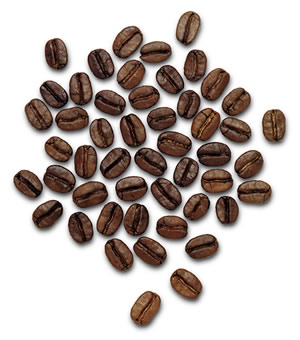
#> input picture img/segmentation/coffee_grains.jpg, 300 x 340 px
$ jupyter execute color_clustering.ipynb
#> lines starting #> are read from the running program, lines starting #| are printed output that depends on the picture; after the words box and inside, x2 and y2 are one past the last pixel; in counts of white or black regions, pixels touching at a corner belong together
[cell 1]
import os
from matplotlib import pyplot as plt
import cv2 as cv
import numpy as np

[cell 2]
# Let's open the image
image_path = os.path.join(os.pardir, os.pardir, os.pardir, 'img', 'segmentation', 'coffee_grains.jpg')
img = cv.imread(image_path)
#> img is the input picture: shape (340, 300, 3); mean B, G, R 179.4, 183.5, 192.9

[cell 3]
# We need to re-format the data, we currently have three matrices (3 color values BGR)
pixel_data = np.float32(img.reshape((-1,3)))

[cell 4]
# then perform k-means clustering with random centers
# we can set accuracy to (i.e.) 90 (epsilon)
# and set a maximum number of iterations to 50

number_of_clusters = 2
stop_conds= (cv.TERM_CRITERIA_EPS + cv.TERM_CRITERIA_MAX_ITER, 50, 0.90)
number_of_attempts = 6

_, regions, centers  = cv.kmeans(pixel_data, number_of_clusters, None, stop_conds, number_of_attempts , cv.KMEANS_RANDOM_CENTERS)
#> centers = [[247.6, 247.7, 247.9], [53.27, 64.69, 91.11]]

print(regions)
#> (printed output is left out)

[cell 5]
# convert data to image format again again, with its original dimensions
regions = np.uint8(centers)[regions.flatten()]
segmented_image = regions.reshape((img.shape))
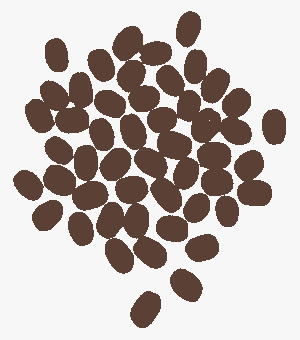
#> segmented_image: shape (340, 300, 3); mean B, G, R 179, 182.8, 192.3

[cell 6]
# We display original image and result 'segmented' image
# Probably we need to adjust the number of regions
# And we have to think that we only are considering color information (no neighborhood)
fig, ax = plt.subplots(1, 2, figsize=(10, 5))
ax[0].imshow(cv.cvtColor(img, cv.COLOR_BGR2RGB))
ax[0].set_title('Original Image')
ax[0].axis('off')
ax[1].imshow(cv.cvtColor(segmented_image, cv.COLOR_BGR2RGB))
ax[1].set_title('Segmented Image')
ax[1].axis('off')
plt.show()
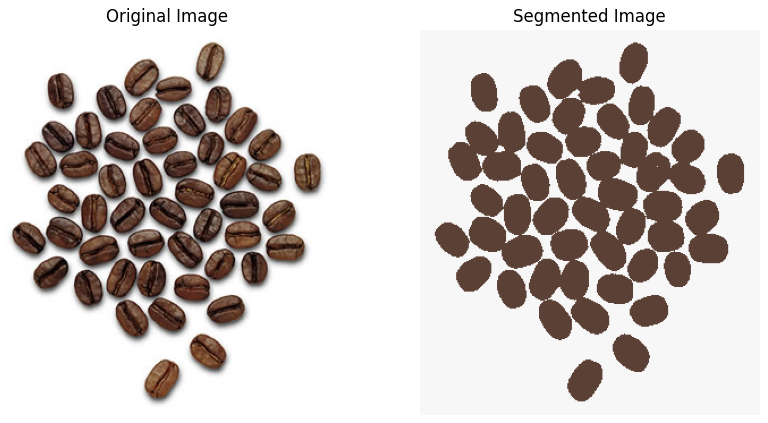
#> figure drawn by matplotlib, 2 panels

# Using a different color space (YUV)

[cell 7]
img_yuv = cv.cvtColor(img, cv.COLOR_BGR2YUV)
#> img_yuv: shape (340, 300, 3); mean of channels 0, 1, 2 185.9, 124.9, 134.2
pixel_data = np.float32(img_yuv.reshape((-1,3)))

[cell 8]
number_of_clusters = 2
stop_conds= (cv.TERM_CRITERIA_EPS + cv.TERM_CRITERIA_MAX_ITER, 50, 0.90)
number_of_attempts = 6

_, regions, centers  = cv.kmeans(pixel_data, number_of_clusters, None, stop_conds, number_of_attempts , cv.KMEANS_RANDOM_CENTERS)
#> centers = [[247.8, 127.9, 128.1], [71.34, 119.2, 145.4]]

regions = np.uint8(centers)[regions.flatten()]
segmented_image = regions.reshape((img_yuv.shape))
#> segmented_image: shape (340, 300, 3); mean of channels 0, 1, 2 185.2, 124.2, 134

[cell 9]
fig, ax = plt.subplots(1, 2, figsize=(10, 5))
ax[0].imshow(cv.cvtColor(img_yuv, cv.COLOR_YUV2RGB))
ax[0].set_title('Original Image')
ax[0].axis('off')
ax[1].imshow(cv.cvtColor(segmented_image, cv.COLOR_YUV2RGB))
ax[1].set_title('Segmented Image')
ax[1].axis('off')
plt.show()

As we can see the results shown that the clustering still dividing the image in two regions successfully, even if the color space is different.

# Using a different color space (GRAY)
In this case, we are going to use the gray color space, which is a single channel color space. Thus, the code is going to be slightly different.

[cell 10]
img_gray = cv.cvtColor(img, cv.COLOR_BGR2GRAY)
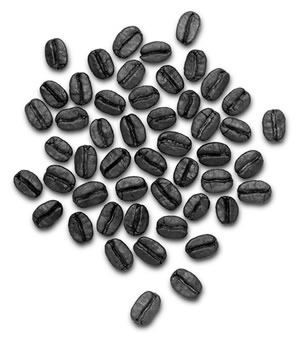
#> img_gray: shape (340, 300); min 0, max 255, mean 185.9
# The reshape is going to be different, as we only have one channel
pixel_data = np.float32(img_gray.reshape((-1,1)))

[cell 11]
number_of_clusters = 2
stop_conds= (cv.TERM_CRITERIA_EPS + cv.TERM_CRITERIA_MAX_ITER, 50, 0.90)
number_of_attempts = 6

_, regions, centers  = cv.kmeans(pixel_data, number_of_clusters, None, stop_conds, number_of_attempts , cv.KMEANS_RANDOM_CENTERS)
#> centers = [71.44, 247.9]

regions = np.uint8(centers)[regions.flatten()]
segmented_image = regions.reshape((img_gray.shape))
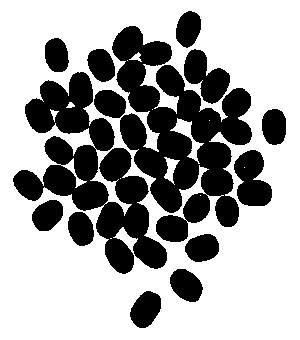
#> segmented_image: shape (340, 300); values 71 (black) and 247 (white), 64.9% white; 14 black regions, largest, box (x1, y1, x2, y2) and area: (112, 26, 252, 242) 14078, (13, 72, 167, 274) 11688, (234, 150, 272, 206) 1470

[cell 12]
fig, ax = plt.subplots(1, 2, figsize=(10, 5))
ax[0].imshow(img_gray, cmap='gray')
ax[0].set_title('Original Image')
ax[0].axis('off')
ax[1].imshow(segmented_image, cmap='gray')
ax[1].set_title('Segmented Image')
ax[1].axis('off')
plt.show()

$ run again, with img/segmentation/white_grains.jpg copied over img/segmentation/coffee_grains.jpg
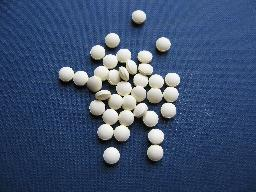
#> input picture img/segmentation/white_grains.jpg, 256 x 192 px
#> img is the input picture: shape (192, 256, 3); mean B, G, R 113, 80.8, 61.6
#> `_, regions, centers  = cv.kmeans(pixel_data, number_of_clusters, None,..`: centers = [[101.3, 63.83, 41.97], [199.5, 206.4, 206.7]]
#> (printed output is left out)
#> img_yuv: shape (192, 256, 3); mean of channels 0, 1, 2 78.7, 145, 113
#> `_, regions, centers  = cv.kmeans(pixel_data, number_of_clusters, None,..`: centers = [[204.5, 124.9, 129], [61.39, 147.7, 110.8]]
#> `img_gray = cv.cvtColor(img, cv.COLOR_BGR2GRAY)`:
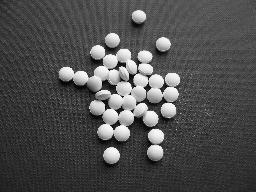
#> img_gray: shape (192, 256); min 0, max 255, mean 78.7
#> `_, regions, centers  = cv.kmeans(pixel_data, number_of_clusters, None,..`: centers = [61.48, 205.2]
#> `segmented_image = regions.reshape((img_gray.shape))`:
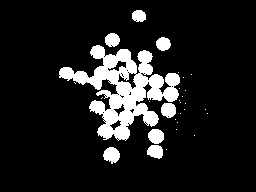
#> segmented_image: shape (192, 256); values 61 (black) and 205 (white), 12% white; 29 white regions (21 under 20 px), largest, box (x1, y1, x2, y2) and area: (59, 45, 180, 141) 4660, (103, 147, 120, 164) 205, (148, 129, 164, 144) 191
